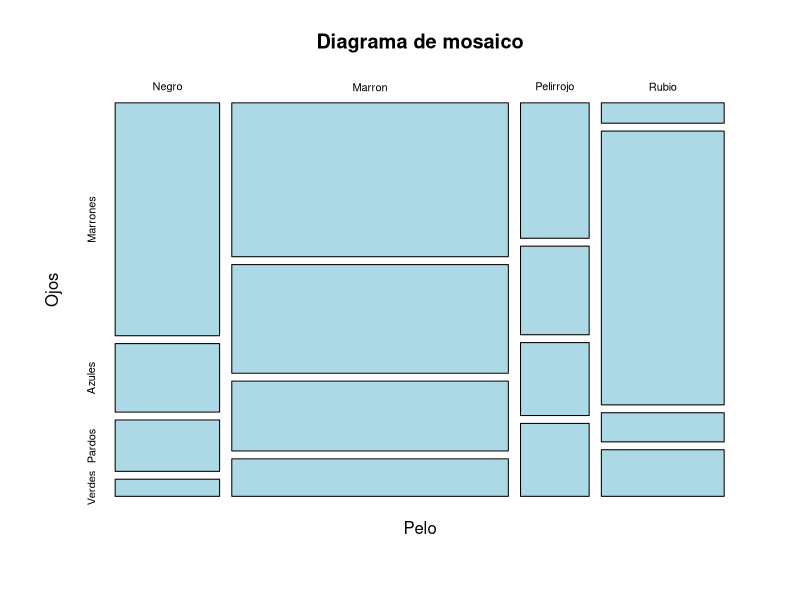
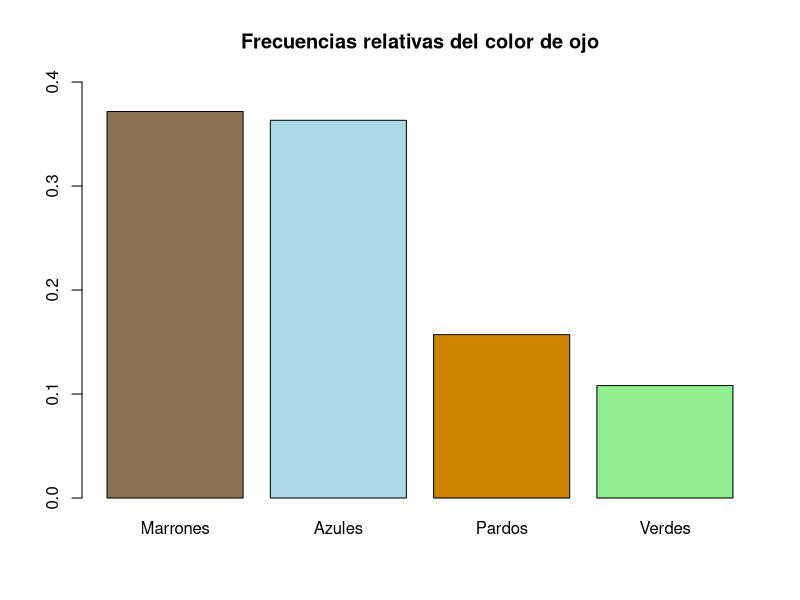
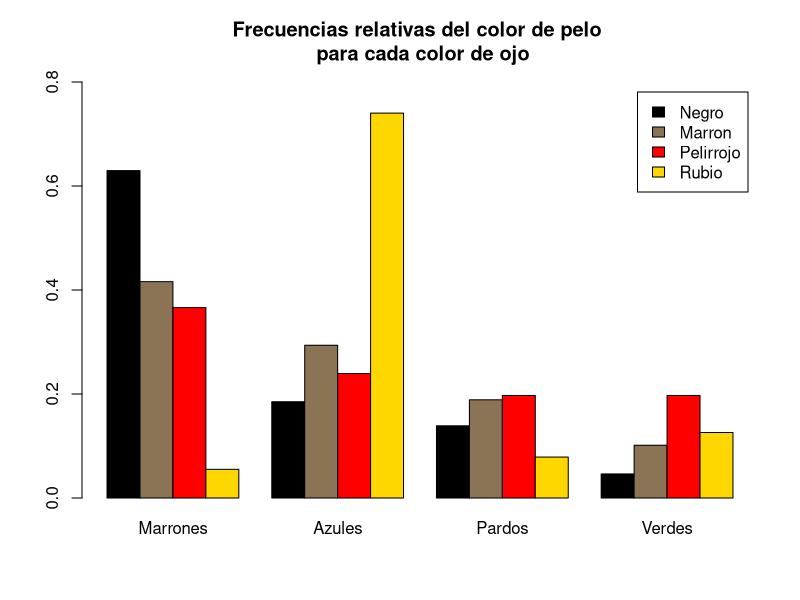
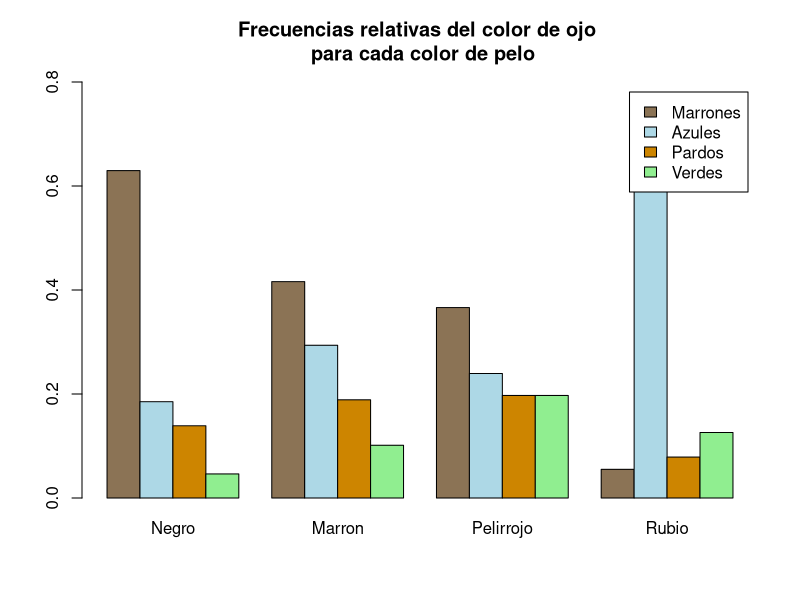

Here is the R script that generated these plots, in order:
## ---- chunk 1
ftable(HairEyeColor)
male <- HairEyeColor[,, "Male"]
female <- HairEyeColor[,,"Female"]
data <- as.table(male+female)
data
## ---- chunk 2
dimnames(data) = list(
Pelo =  c("Negro", "Marron", "Pelirrojo", "Rubio" ), 
Ojos = c("Marrones","Azules", "Pardos", "Verdes" )
)
data
## ---- chunk 3
plot(data, col = c("lightblue"), main = "Diagrama de mosaico" )
## ---- chunk 4
sum(data)
## ---- chunk 5
colSums(data)
rowSums(data)
round(prop.table(colSums(data)), 3)
round(prop.table(rowSums(data)), 3)
## ---- chunk 6
barplot(prop.table(colSums(data)), ylim = c(0, 0.4), main = "Frecuencias relativas del color de ojo", col = c("burlywood4", "lightblue", "orange3", "lightgreen"))
## ---- chunk 7
round(prop.table(data),3)
round(prop.table(data, margin = 1),3)
round(prop.table(data, margin = 2),3)
## ---- chunk 8
barplot(prop.table(data, margin = 1), beside = 3, legend.text = TRUE, ylim = c(0, 0.8), col = c("black", "burlywood4", "red", "gold"), main = "Frecuencias relativas del color de pelo \n para cada color de ojo")
## ---- chunk 9
barplot(t(prop.table(data, margin = 1)), beside = 3, legend.text = TRUE, ylim = c(0, 0.8), col =  c("burlywood4", "lightblue", "orange3", "lightgreen"), main = "Frecuencias relativas del color de ojo \n para cada color de pelo")
